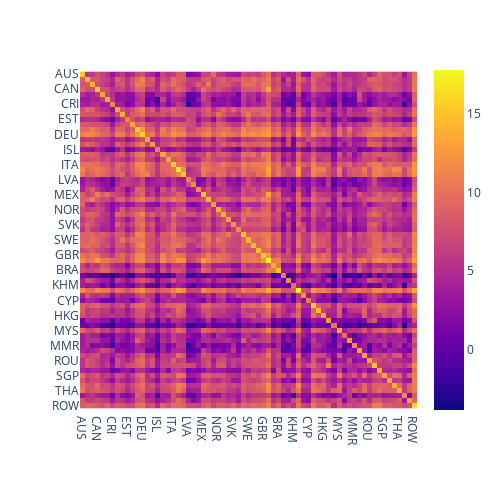

The notebook cell saved with this chart:
### Code cell
inter_flows_agg = pd.DataFrame(inter_flows.sum(axis = 0))
inter_flows_agg.columns = countries
inter_flows_agg.index = countries
px.imshow(np.log(inter_flows_agg), width=500, height=500)

### Figure 1 — Plotly figure (JSON) as saved in the notebook; plotly's stock layout.template omitted (floating-point values rounded to 4 significant figures; data arrays with more than 128 entries replaced by an {"elided": "..."} marker saying what was removed)
{"data": [{"coloraxis": "coloraxis", "hovertemplate": "x: %{x}<br>y: %{y}<br>color: %{z}<extra></extra>", "name": "0", "type": "heatmap", "x": ["AUS", "AUT", "BEL", "CAN", "CHL", "COL", "CRI", "CZE", "DNK", "EST", "FIN", "FRA", "DEU", "GRC", "HUN", "ISL", "IRL", "ISR", "ITA", "JPN", "KOR", "LVA", "LTU", "LUX", "MEX", "NLD", "NZL", "NOR", "POL", "PRT", "SVK", "SVN", "ESP", "SWE", "CHE", "TUR", "GBR", "USA", "ARG", "BRA", "BRN", "BGR", "KHM", "CHN", "HRV", "CYP", "IND", "IDN", "HKG", "KAZ", "LAO", "MYS", "MLT", "MAR", "MMR", "PER", "PHL", "ROU", "RUS", "SAU", "SGP", "ZAF", "TWN", "THA", "TUN", "VNM", "ROW"], "xaxis": "x", "y": ["AUS", "AUT", "BEL", "CAN", "CHL", "COL", "CRI", "CZE", "DNK", "EST", "FIN", "FRA", "DEU", "GRC", "HUN", "ISL", "IRL", "ISR", "ITA", "JPN", "KOR", "LVA", "LTU", "LUX", "MEX", "NLD", "NZL", "NOR", "POL", "PRT", "SVK", "SVN", "ESP", "SWE", "CHE", "TUR", "GBR", "USA", "ARG", "BRA", "BRN", "BGR", "KHM", "CHN", "HRV", "CYP", "IND", "IDN", "HKG", "KAZ", "LAO", "MYS", "MLT", "MAR", "MMR", "PER", "PHL", "ROU", "RUS", "SAU", "SGP", "ZAF", "TWN", "THA", "TUN", "VNM", "ROW"], "yaxis": "y", "z": {"elided": "67x67 float values"}}], "layout": {"coloraxis": {"colorscale": [[0, "#0d0887"], [0.1111, "#46039f"], [0.2222, "#7201a8"], [0.3333, "#9c179e"], [0.4444, "#bd3786"], [0.5556, "#d8576b"], [0.6667, "#ed7953"], [0.7778, "#fb9f3a"], [0.8889, "#fdca26"], [1, "#f0f921"]]}, "height": 500, "margin": {"t": 60}, "width": 500, "xaxis": {"anchor": "y", "constrain": "domain", "domain": [0, 1], "scaleanchor": "y"}, "yaxis": {"anchor": "x", "autorange": "reversed", "constrain": "domain", "domain": [0, 1]}}}
